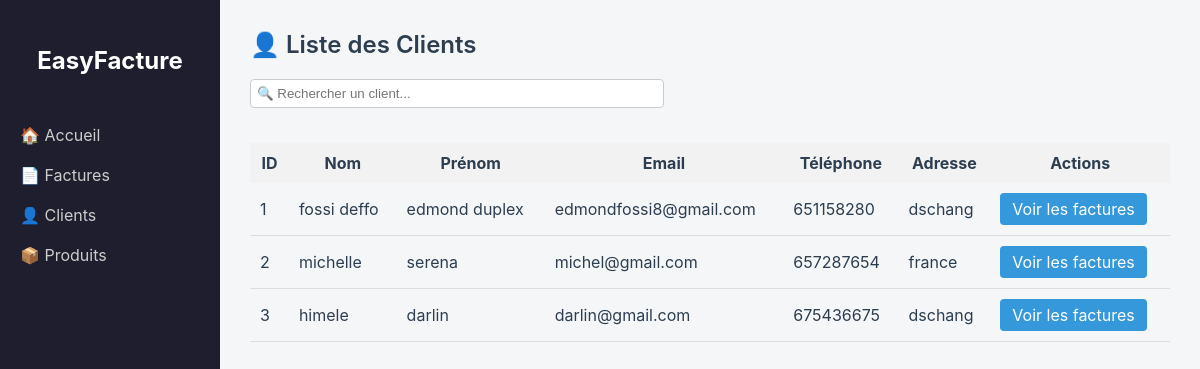
The app's page /clients with its own data.
### database.py (models this page shows)
class Client(db.Model):
    id = db.Column(db.Integer, primary_key=True)
    nom = db.Column(db.String(100), nullable=False)
    prenom = db.Column(db.String(100), nullable=False)
    sexe = db.Column(db.String(10), nullable=False)
    adresse = db.Column(db.String(200), nullable=False)
    email = db.Column(db.String(100), nullable=False, unique=True)
    telephone = db.Column(db.String(15), nullable=False)
    factures = db.relationship('Facture', backref='client', lazy=True)

### app.py (the view)
@app.route("/clients")
def liste_clients():
    clients = Client.query.all()
    return render_template("clients.html", clients=clients)

### templates/clients.html (shortened to what this page needs)
{% extends "base.html" %}
{% block content %}
<h2 style="color: #2c3e50;">👤 Liste des Clients</h2>
<input type="text" id="searchClientInput" placeholder="🔍 Rechercher un client..."
       style="padding: 6px; border-radius: 4px; border: 1px solid #ccc; margin-bottom: 15px; width: 100%; max-width: 400px;">
<div id="clients-container">
    {% include 'partials/_clients_table.html' %}
</div>
{% endblock %}

### templates/partials/_clients_table.html
<table class="styled-table" style="width: 100%; margin-top: 20px; border-collapse: collapse;">
    <thead>
        <tr style="background-color: #f2f2f2;">
            <th style="padding: 10px;">ID</th>
            <th style="padding: 10px;">Nom</th>
            <th style="padding: 10px;">Prénom</th>
            <th style="padding: 10px;">Email</th>
            <th style="padding: 10px;">Téléphone</th>
            <th style="padding: 10px;">Adresse</th>
            <th style="padding: 10px;">Actions</th>
        </tr>
    </thead>
    <tbody>
        {% for client in clients %}
        <tr style="border-bottom: 1px solid #ddd;">
            <td style="padding: 10px;">{{ client.id }}</td>
            <td style="padding: 10px;">{{ client.nom }}</td>
            <td style="padding: 10px;">{{ client.prenom }}</td>
            <td style="padding: 10px;">{{ client.email }}</td>
            <td style="padding: 10px;">{{ client.telephone }}</td>
            <td style="padding: 10px;">{{ client.adresse }}</td>
            <td style="padding: 10px;">
                <a href="{{ url_for('factures_client', client_id=client.id) }}" class="btn"
                   style="background: #3498db; color: white; padding: 6px 12px; border-radius: 4px;">
                   Voir les factures
                </a>
            </td>
        </tr>
        {% endfor %}
    </tbody>
</table>

### templates/base.html (style rules this page uses)
body { margin: 0; font-family: 'Inter', sans-serif; background-color: #f4f6f8; color: #2c3e50; }
h2 { margin-top: 0; font-weight: 600; }
.btn { background: #4b6cb7; color: white; padding: 10px 16px; border: none; border-radius: 6px; cursor: pointer; transition: background 0.3s; text-decoration: none; display: inline-block; }
select, input[type="text"] { padding: 8px; border: 1px solid #ccc; border-radius: 6px; width: 200px; }

### records on screen
Client: id "1", nom "fossi deffo", prenom "edmond duplex", email "edmondfossi8@gmail.com", telephone "651158280", adresse "dschang"
Client: id "2", nom "michelle", prenom "serena", email "michel@gmail.com", telephone "657287654", adresse "france"
Client: id "3", nom "himele", prenom "darlin", email "darlin@gmail.com", telephone "675436675", adresse "dschang"
